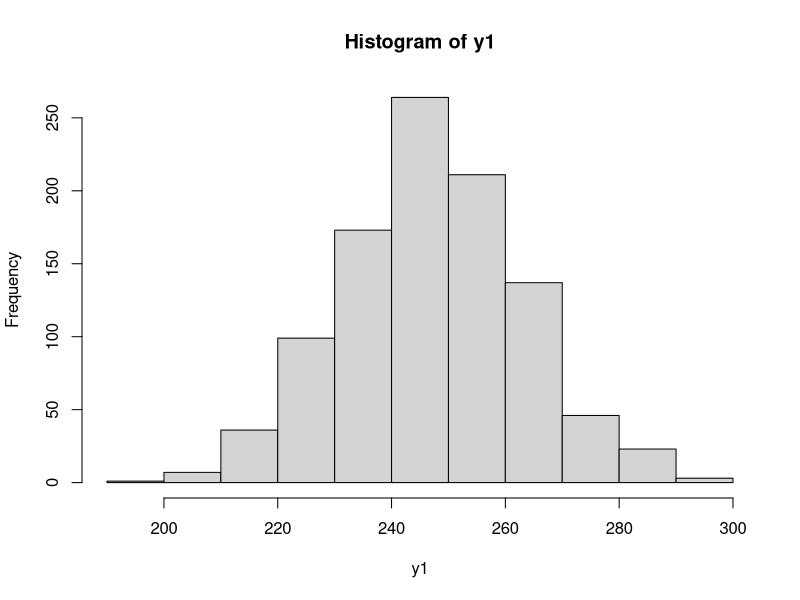
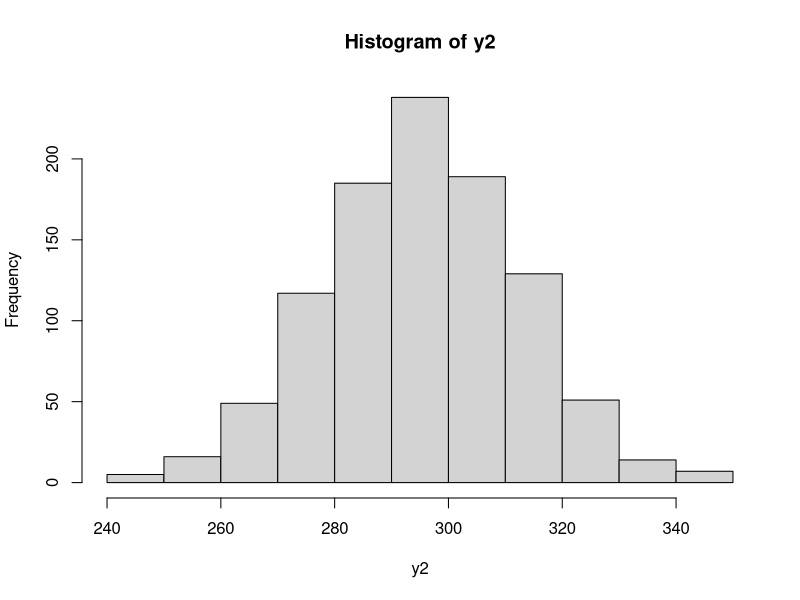
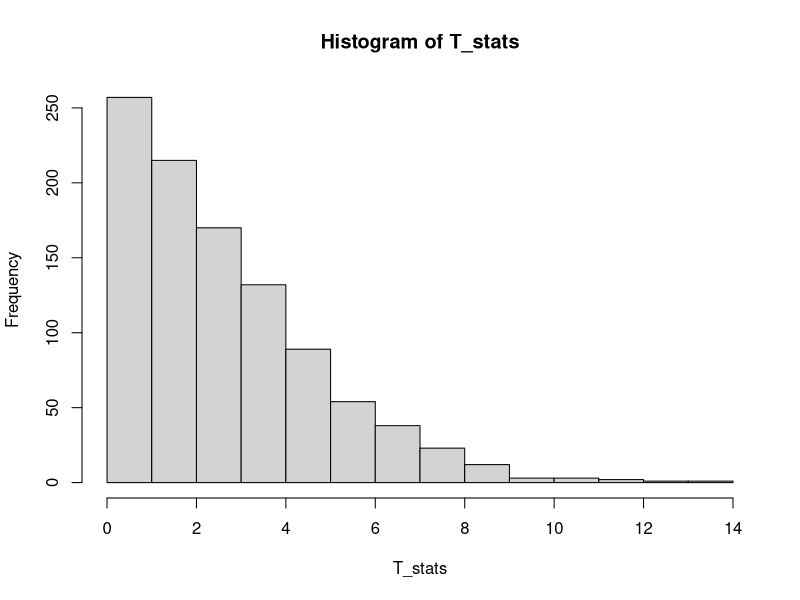

These charts were generated, in order, by the following R code:
# test statistical power
dens1=0.025
dens2=0.03
M=9900
y1=rpois(1000,M*dens1)
y2=rpois(1000,M*dens2)
hist(y1)
hist(y2)
T_stats = y1*log(2*y1/(y1+y2)) + y2*log(2*y2/(y1+y2))
hist(T_stats)
x <- summary(T_stats)
pchisq(2 * x, df = 1, ncp = 0, lower.tail = F, log.p = FALSE)
